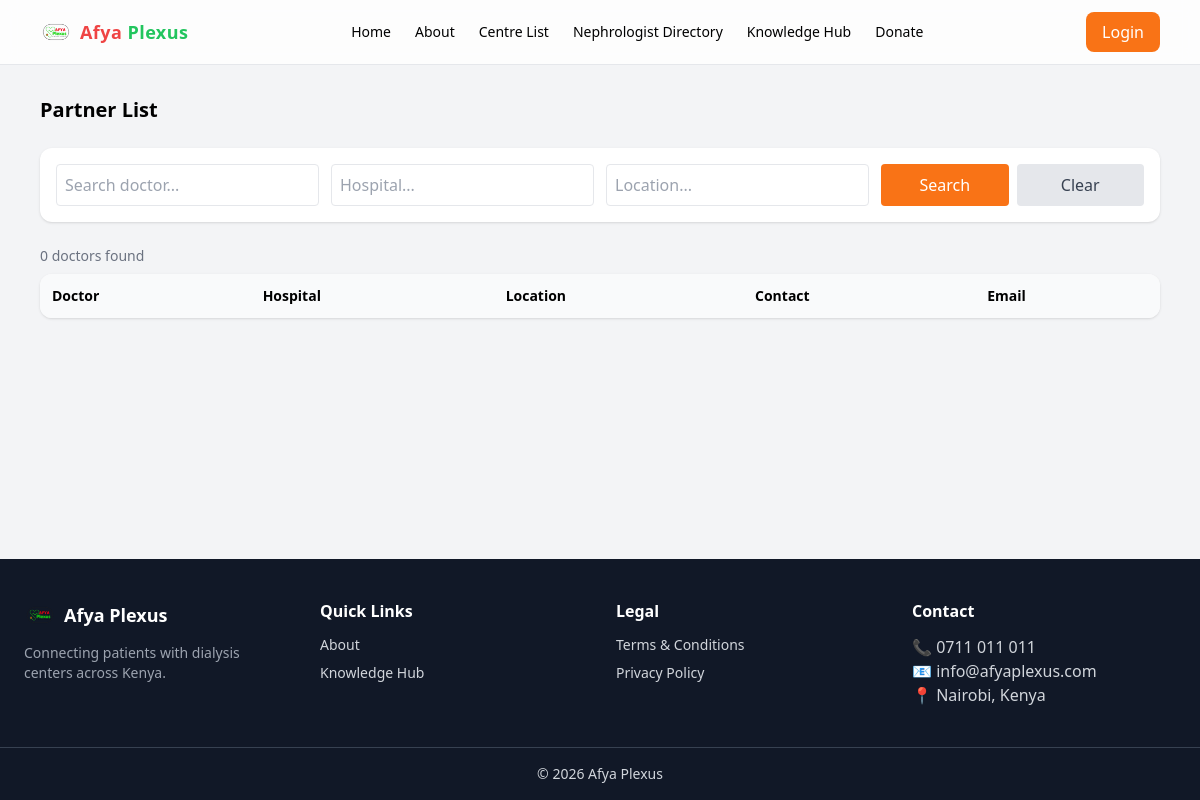
The page /doctor/partner_list on the database as committed earlier.
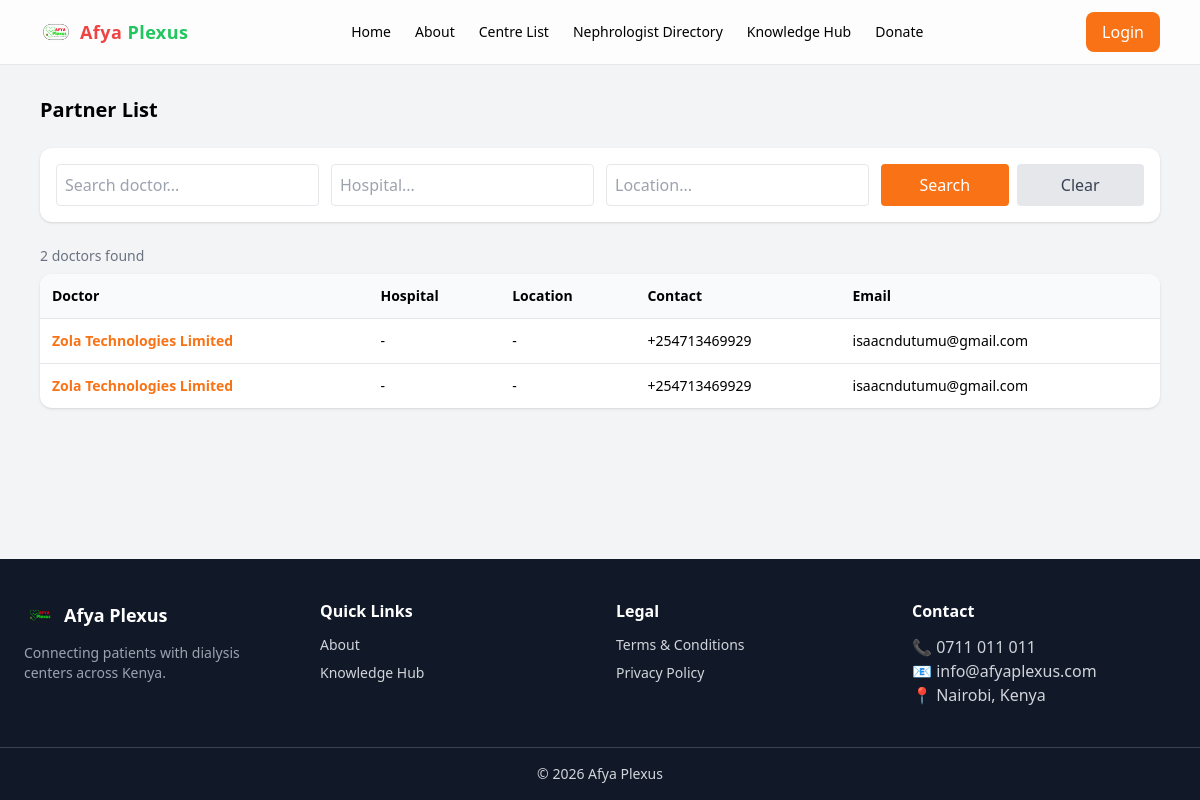
The same page on the database as committed later.
### doctor/models.py (models this page shows, shortened)
class Partner(models.Model):
	id = models.UUIDField(primary_key=True, default=uuid.uuid1, editable=False)
	name = models.CharField(max_length=200)
	contact_person = models.CharField(max_length=200)
	mobile_number = models.CharField(max_length=20)
	email_address = models.CharField(max_length=100)
	partnership_type = models.CharField(max_length=200,default='Healthcare Partnership')
	date = models.DateField(default=timezone.now)
	status = models.CharField(max_length=50,default='Pending')
	notes = models.TextField(null=True,blank=True)

### doctor/views.py (the view, shortened to what this page needs)
# urls.py: path('partner_list', views.partner_list, name='partner_list'),
def partner_list(request):
    query = request.GET.get('q', '')
    mobile_number = request.GET.get('mobile_number', '')
    contact_person = request.GET.get('contact_person', '')
    partner = Partner.objects.all().order_by('-date')
    if query:
        partner = partner.filter(
            Q(name__icontains=query) |
            Q(mobile_number__icontains=query) |
            Q(contact_person__icontains=query)
        )
    paginator = Paginator(partner, 10)
    page_number = request.GET.get('page')
    page_obj = paginator.get_page(page_number)
    return render(request, 'doctor/partner_list.html', {'page_obj': page_obj,'query': query})

### userprofile/utils.py (called while the page is built, shortened)
def generate_visitor_id():
    return str(uuid.uuid4())

def get_client_ip(request):
    x_forwarded_for = request.META.get("HTTP_X_FORWARDED_FOR")
    if x_forwarded_for:
        ip = x_forwarded_for.split(",")[0]
    else:
        ip = request.META.get("REMOTE_ADDR")
    if ip in ["127.0.0.1", "::1"]:
        return None
    return ip

def get_geo_data(ip):
    if not ip:
        return {}

### doctor/templates/doctor/partner_list.html (shortened to what this page needs)
{% extends 'base.html' %}
{% block content %}
<div class="max-w-7xl mx-auto py-0">
  <div class="flex flex-col lg:flex-row justify-between items-center gap-4 mb-6">
    <h1 class="text-xl font-bold">Partner List</h1>
  </div>
  <div class="bg-white p-4 rounded-xl shadow mb-6 grid grid-cols-1 md:grid-cols-4 gap-3">
    <input type="text" id="q" placeholder="Search doctor..."
           class="border p-2 rounded">
    <input type="text" id="hospital" placeholder="Hospital..."
           class="border p-2 rounded">
    <input type="text" id="location" placeholder="Location..."
           class="border p-2 rounded">
    <div class="flex gap-2">
      <button onclick="fetchDoctors()"
              class="bg-orange-500 text-white px-3 py-2 rounded hover:bg-orange-600 w-full">
        Search
      </button>
      <button onclick="clearFilters()"
              class="bg-gray-200 text-gray-700 px-3 py-2 rounded hover:bg-gray-300 w-full">
        Clear
      </button>
    </div>
  </div>
  <p class="text-sm text-gray-500 mb-2">
    <span id="count">{{ page_obj|length }}</span> doctors found
  </p>
  <div class="bg-white rounded-xl shadow overflow-x-auto">
    <table class="w-full text-sm">
      <thead class="bg-gray-50">
        <tr>
          <th class="p-3 text-left">Doctor</th>
          <th class="p-3 text-left">Hospital</th>
          <th class="p-3 text-left">Location</th>
          <th class="p-3 text-left">Contact</th>
          <th class="p-3 text-left">Email</th>
        </tr>
      </thead>
      <tbody id="table-body">
        {% for doctor in page_obj %}
        <tr class="border-t">
          <td class="p-3 font-semibold text-orange-500">
            <a href="{% url 'doctor_detail' pk=doctor.pk %}">
              {{ doctor.title }} {{ doctor.name }}
            </a>
          </td>
          <td class="p-3">{{ doctor.hospital|default:"-" }}</td>
          <td class="p-3">{{ doctor.location|default:"-" }}</td>
          <td class="p-3">{{ doctor.mobile_number }}</td>
          <td class="p-3">{{ doctor.email_address }}</td>
        </tr>
        {% endfor %}
      </tbody>
    </table>
  </div>
</div>
{% endblock %}

Rows that differ between the two databases and show on the page:
added Partner: name "Zola Technologies Limited", hospital "-", location "-", mobile_number "+254713469929", email_address "isaacndutumu@gmail.com"
added Partner: name "Zola Technologies Limited", hospital "-", location "-", mobile_number "+254713469929", email_address "isaacndutumu@gmail.com"
Other text that changed with them:
{{ page_obj|length }}: "0" → "2"
